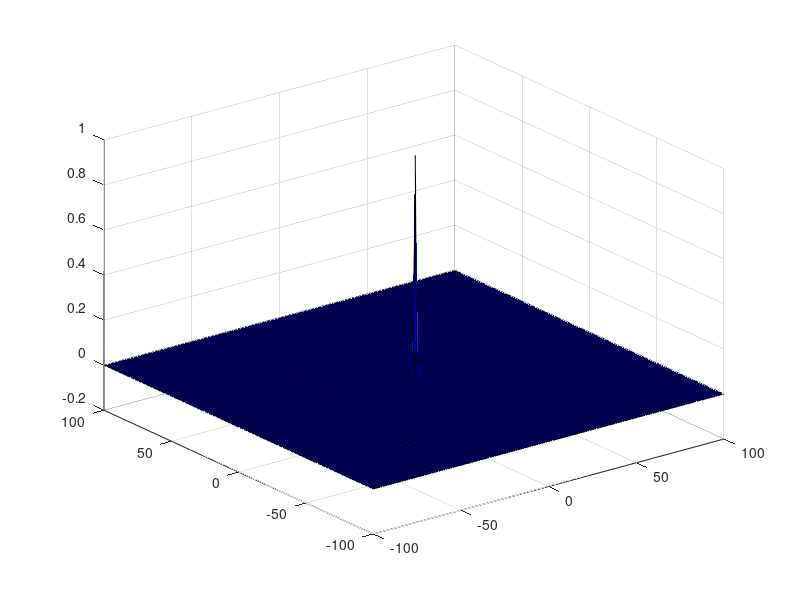

This figure's MATLAB source:
clear all;
[x_dec_trans,y_dec_trans] = meshgrid(-100:1:100);
for i=1:size(x_dec_trans,1)
    for j=1:size(y_dec_trans,1)

%% Michalewicz function        
%Z(i,j)=sin(x_dec_trans(i,j))*(sin((x_dec_trans(i,j)^2)/pi))^20 + sin(y_dec_trans(i,j))*(sin((2/pi)*y_dec_trans(i,j)^2))^20;
%% Easom function
Z(i,j)=(cos(x_dec_trans(i,j)).*cos(y_dec_trans(i,j)))*exp(-((x_dec_trans(i,j)-3)^2+(y_dec_trans(i,j)-3)^2));
%% Griewangk Function
% Z(i,j)=(x_dec_trans(i,j)^2+y_dec_trans(i,j)^2)/4000 - cos(x_dec_trans(i,j))*cos(y_dec_trans(i,j)/sqrt(2))+1;
%% Ragistrin Function
% Z(i,j)=100 - (x_dec_trans(i,j)^2)- (y_dec_trans(i,j)^2) +10*cos(2*pi*x_dec_trans(i,j)) + 10*cos(2*pi*y_dec_trans(i,j));
    end
end
surfc(x_dec_trans, y_dec_trans,Z)
colormap jet


%% Zhang Zhang functions
% clear all
% x_dec=0:0.01:1;
% for i=1:size(x_dec,2)
% Z(i) =abs((1-x_dec(i))*(x_dec(i)^2)*sin(200*pi*x_dec(i)));
% Z(i)=((1 - 2*(sin(3*pi*x_dec(i)))^20 + (sin(20*pi*x_dec(i)))^20)^20); % Without dividing with 10^6;
% end
% plot(x_dec,Z)